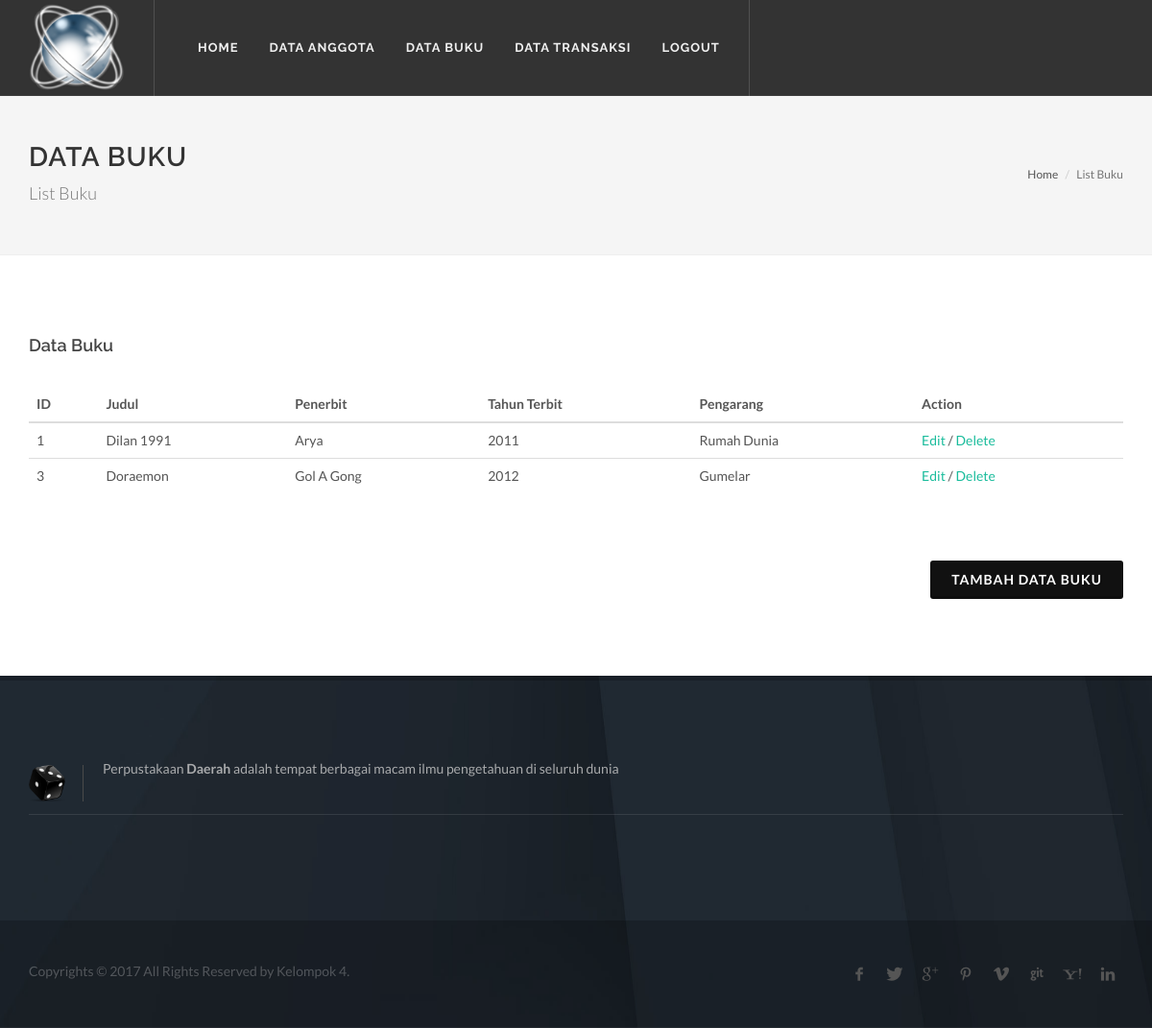
The app's page /data_buku.php with its own data.
### tables this page shows
CREATE TABLE `buku` (
  `id_buku` int(11) NOT NULL,
  `judul` varchar(50) NOT NULL,
  `penerbit` varchar(50) NOT NULL,
  `tahun` int(11) NOT NULL,
  `pengarang` varchar(50) NOT NULL
);

### data_buku.php (the view, shortened to what this page needs)
<!DOCTYPE html>
<html dir="ltr" lang="en-US">
<head>
    <link rel="stylesheet" href="css/bootstrap.css" type="text/css" />
    <link rel="stylesheet" href="style.css" type="text/css" />
    <link rel="stylesheet" href="css/dark.css" type="text/css" />
    <link rel="stylesheet" href="css/font-icons.css" type="text/css" />
    <link rel="stylesheet" href="css/animate.css" type="text/css" />
    <link rel="stylesheet" href="css/magnific-popup.css" type="text/css" />
    <link rel="stylesheet" href="css/components/bs-select.css" type="text/css" />
    <link rel="stylesheet" href="css/responsive.css" type="text/css" />
</head>
<body class="stretched">
<div id="wrapper" class="clearfix">
    <?php
    include "header.php";
    ?>
    <section id="page-title">
        <div class="container clearfix">
            <h1>Data Buku</h1>
            <span>List Buku</span>
            <ol class="breadcrumb">
                <li><a href="#">Home</a></li>
                <li class="active">List Buku</li>
            </ol>
        </div>
    </section>
    <section id="content">
        <div class="content-wrap">
            <div class="container clearfix">
                <div class="col_full">
                    <h4>Data Buku</h4>
                    <div class="table-responsive">
                        <table class="table">
                            <thead>
                                <tr>
                                    <th>ID</th>
                                    <th>Judul</th>
                                    <th>Penerbit</th>
                                    <th>Tahun Terbit</th>
                                    <th>Pengarang</th>
                                    <th>Action</th>
                                </tr>
                            </thead>
                            <tbody>
                            <?php
                            require_once "koneksi.php";
                            $sql_rule = mysqli_query($con, "SELECT * FROM `buku`") or die ("Gagal " . mysqli_error($con));
                            while($tampil_rule = mysqli_fetch_array($sql_rule)){
                                ?>
                                <tr>
                                    <td><?php echo $tampil_rule['id_buku']; ?></td>
                                    <td><?php echo $tampil_rule['judul']; ?></td>
                                    <td><?php echo $tampil_rule['penerbit']; ?></td>
                                    <td><?php echo $tampil_rule['tahun']; ?></td>
                                    <td><?php echo $tampil_rule['pengarang']; ?></td>
                                    <td><a href="add_buku.php?edit=<?php echo $tampil_rule['id_buku']; ?>">Edit</a> / <a href="action.php?action=delete-buku&id=<?php echo $tampil_rule['id_buku']; ?>">Delete</a></td>
                                </tr>
                            <?php };?>
                            </tbody>
                        </table>
                    </div>
                </div>
                <div class="col_full">
                    <a class="button button-3d button-black nomargin fright" href="add_buku.php">Tambah Data Buku</a>
                </div>
            </div>
        </div>
    </section>
    <?php include "footer.php"; ?>
</div>
<link rel="stylesheet" href="css/components/bs-select.css" type="text/css" />
</body>
</html>

### records on screen
buku: id_buku "1", judul "Dilan 1991", penerbit "Arya", tahun "2011", pengarang "Rumah Dunia"
buku: id_buku "3", judul "Doraemon", penerbit "Gol A Gong", tahun "2012", pengarang "Gumelar"
